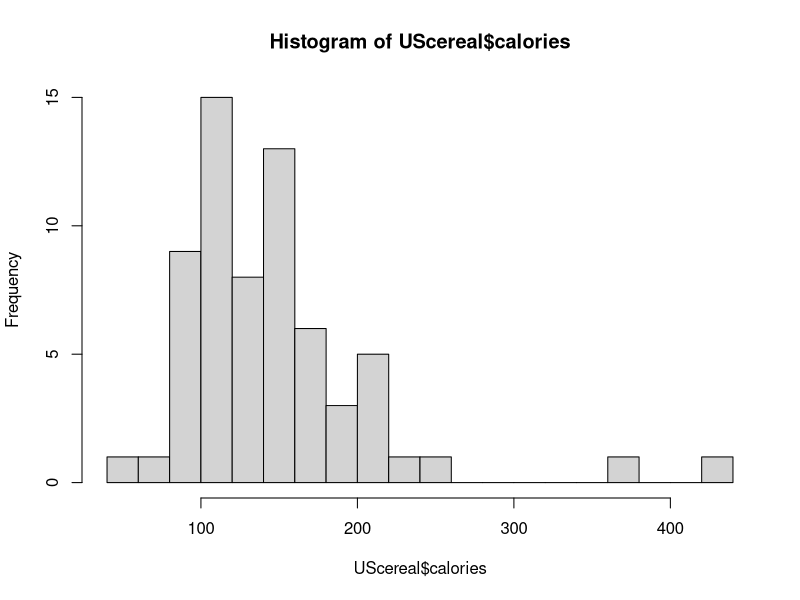
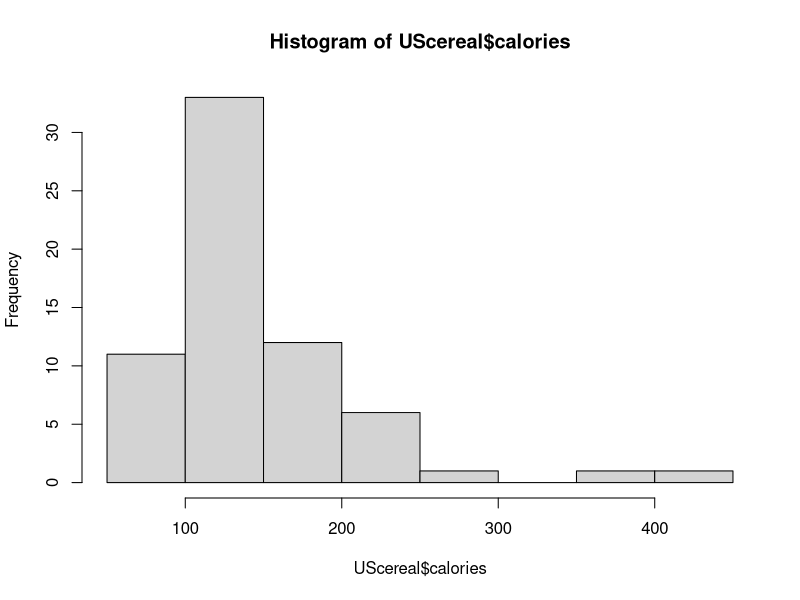
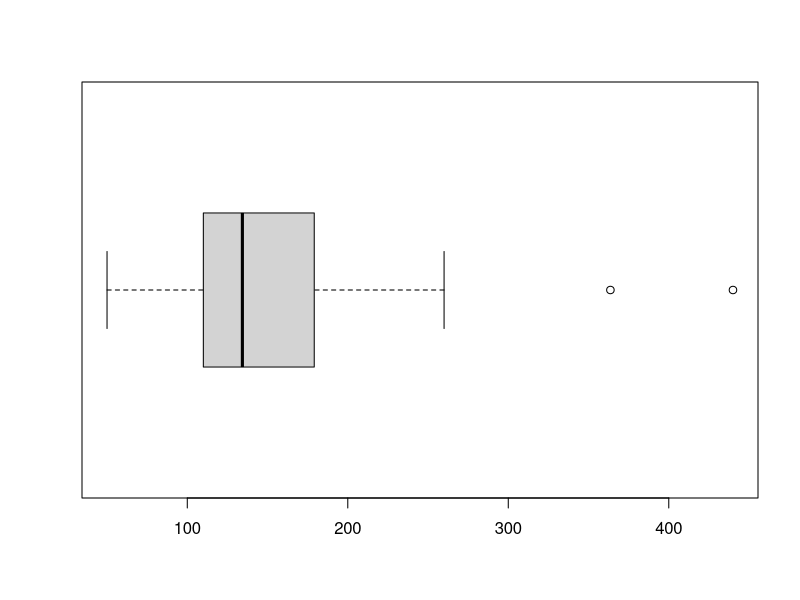
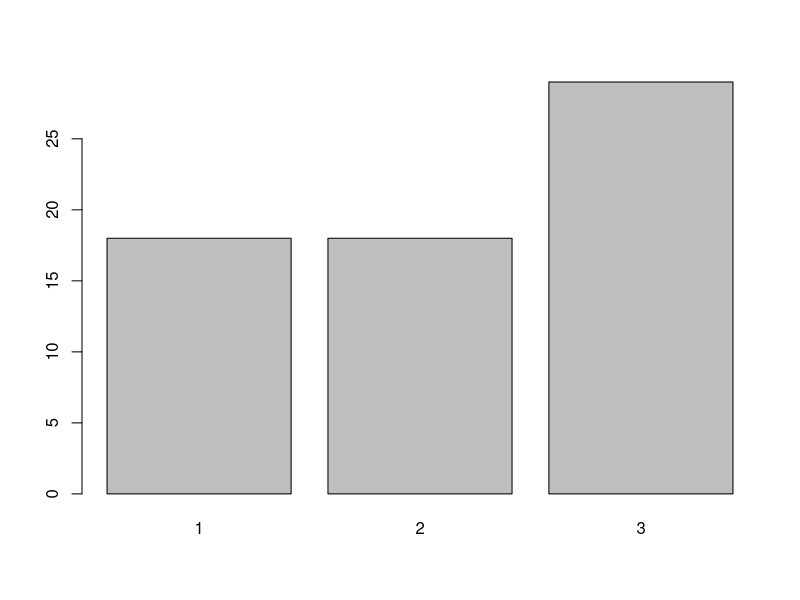
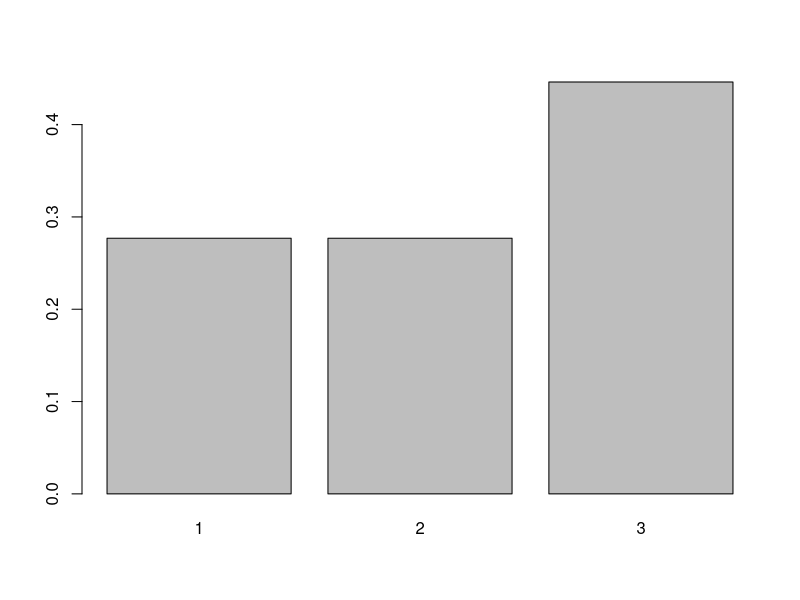
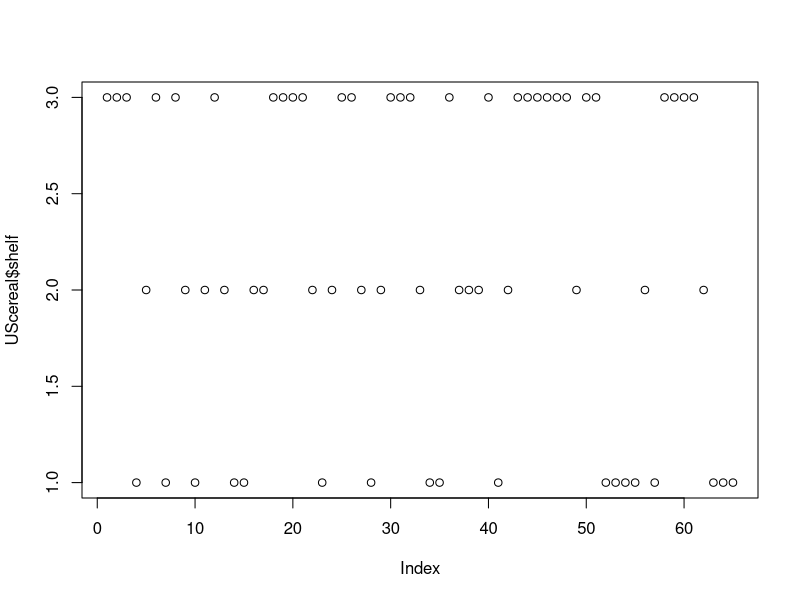
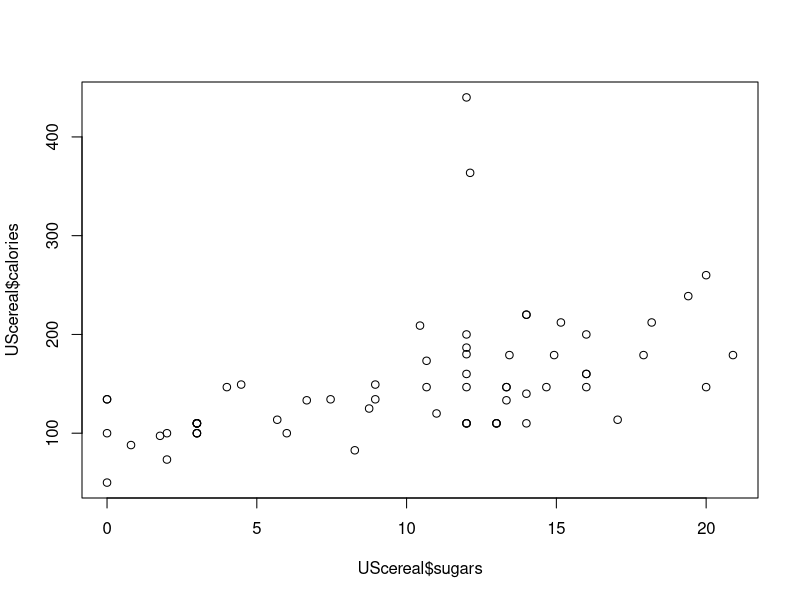
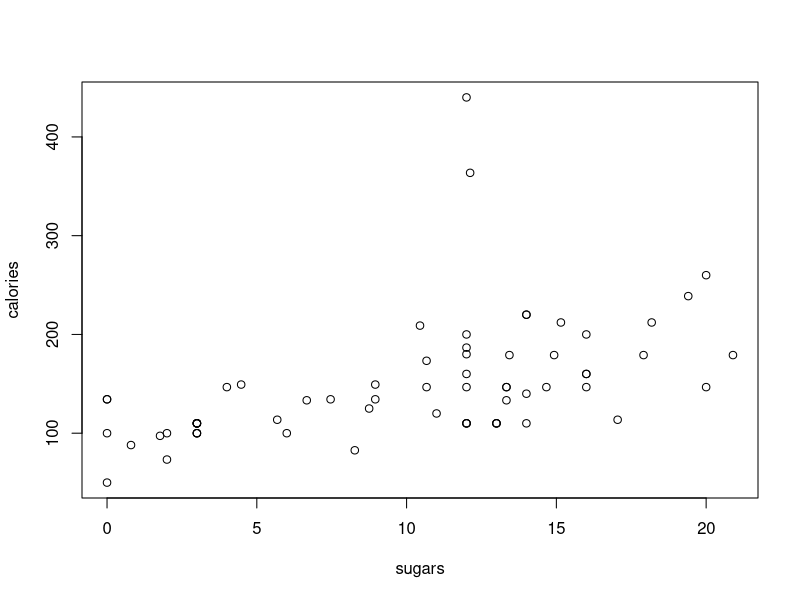

Recreate these plots in R, in order. (Note: this script raises an error after producing the figures.)

############################################################
# 四、利用基础绘图命令做统计图

if(!require(MASS)) install.packages("MASS")
data(UScereal)
head(UScereal)

############################################################
# A. 选择合适的统计图

# 单个连续变量的分布：One Continuous Variable

# Q: What is the Distribution of Variable X?
# Q: Is my Variable X normally distributed? Bimodal? Skewed?
# Q: Are there any outliers in my variable?

# Histogram
hist(UScereal$calories, breaks = 15)
hist(UScereal$calories, bin = 15)

# Boxplot
boxplot(UScereal$calories, horizontal = TRUE)


# 单个分类变量：One Categorical (Discrete) Variable

# Q: 各个类别是否均匀 evenly distributed?

barplot(table(UScereal$shelf))
barplot(prop.table(table(UScereal$shelf)))
plot(UScereal$shelf,type="p") # 没有意义

# 两个连续变量：Two Continuous Variables

# Q: Is there a relationship between Variable X and Variable Y?
# Q: If there is a relationship, is it linear? Quadratic? 

plot(x = UScereal$sugars, y = UScereal$calories)

plot(calories ~ sugars, data = UScereal) # formula notation

plot(UScereal[, c(2:8, 10)]) # 8个变量的scatterplot matrix


# 一个连续变量和一个分类变量
# One Continuous Variable and One Categorical Variable

# Q: Is the distribution of Variable Y, different across categories of Variable X?

boxplot(sugars ~ shelf, data = UScereal, horizontal = FALSE)

# 两个连续变量和一个分类变量
# Two Continuous Variables and One Categorical Variable

# Q: Is the relationship between Variable X and Y different across categories of Variable Z?

plot(calories ~ sugars, data = UScereal, col = shelf)

legend('topright', inset = .05, legend = c(3,2,1),
       fill = c('green', 'red', 'black'))


##################################################
# B.添加其他图形元素

##########################
# 1、添加标题
# 方法1：在plot中用ylab, xlab and main参数
#if(!require(MASS)) install.packages("MASS")
#data(UScereal)

plot(calories ~ sugars, data = UScereal, ylab = 'Calories',
     xlab = 'Sugars (grams)', main = 'Nutrition of a Single Cup of Cereal')

# 方法2 使用title function添加标题元素
# 此时plot中设定 ann=FALSE 抑制原轴标题
# Turn off axes and annotations (axis labels)

plot(calories ~ sugars, data = UScereal, ann = FALSE)

title(main = 'Nutrition of a Single Cup of Cereal', ylab = 'Calories',
      xlab = 'Sugars (grams)') # add afterwards

##########################
# 2、修改图例 legend
# 在plot后使用legend function
plot(calories ~ sugars, data = UScereal, col = shelf)
legend('topleft', inset = .05, legend = c(3,2,1),
       fill = c('green', 'red', 'black'))

#########################
# 修改点形状和颜色 Point Shape and Color 
# Tip: Changing color or shape of points can be used to represent the same dimension

plot(calories ~ sugars, data = UScereal, pch = 22)

# Set a color to a factor variable, and R will use default colors
plot(calories ~ sugars, data = UScereal, pch = 19, col = shelf, bg = shelf)
legend('topright', inset = .05, legend = c(3,2,1),
       fill = c('green', 'red', 'black'))


# Use a palette of defined colors
palette(c('#e5f5f9', '#99d8c9', '#2ca25f'))

plot(calories ~ sugars, data = UScereal, pch = 19, col = shelf, bg = shelf)

legend('topright', inset = .05, legend = c(3,2,1),
       fill = c('#e5f5f9', '#99d8c9', '#2ca25f'))

# 颜色结合形状
plot(calories ~ sugars, data = UScereal, pch = shelf,col=shelf)

#如何还原默认颜色序列呢？
?palette  ## 如何查看帮助讲解1
palette("default")
plot(calories ~ sugars, data = UScereal, col=shelf)

#########################
# 3、给点加标签 Label points
# Label points with the text function
plot(calories ~ sugars, data = UScereal, pch = 15)

text(UScereal$sugars, UScereal$calories, row.names(UScereal),
     col = "red", pos = 1, cex = .5)  ##可以测试学生帮助的使用1

# The pos argument(1,2,3,4) 点的下左上右
plot(calories ~ sugars, data = UScereal, pch = 15)
text(UScereal$sugars, UScereal$calories, UScereal$mfr, col = "blue", pos = 2)

# 标记极端值 Identify Outliers

#（1）. 选出极端案例，以之作标签
plot(calories ~ sugars, data = UScereal, pch = 19)

outliers <- UScereal[which(UScereal$calories > 300),]

text(outliers$sugars, outliers$calories - 15, labels = row.names(outliers))


#（2）. 交互式选点-不太好选(windows可能好一点)
plot(calories ~ sugars, data = UScereal, pch = 19)

identify(UScereal$carbo, UScereal$calories, n = 2, labels = row.names(UScereal))     


#（3）. 修改axis limits to remove outliers from view
plot(calories ~ sugars, data = UScereal, pch = 19, ylim = c(0, 325))

########################
# 4.修改图形元素大小(text size, point size, label size etc..)

# Use cex argument family
plot(calories ~ sugars, data = UScereal, pch = 19, ann = FALSE, cex = 1.5)
outliers <- UScereal[which(UScereal$calories > 300),]
text(outliers$sugars, outliers$calories - 15,
     labels = row.names(outliers), cex = .75)

title(main = 'Nutrition of a Single Cup of Cereal', ylab = 'Calories',
      xlab = 'Sugars (grams)', cex.main = 2, cex.lab = 1.5)

# 上面我们使用得最多的是plot函数
# 它还有哪些用法和设定？R帮助文件介绍2.

###################################################
#C. Combine Graphs into the Same Window
##通过par读图形参数进行全局设定
par(mfrow = c(2, 2))

boxplot(calories ~ shelf, data = UScereal)
hist(UScereal$calories, breaks = 15)
boxplot(sugars ~ shelf, data = UScereal)
hist(UScereal$sugars, breaks = 15)

# 保存图片
dev.print(png,file="file1.png",width=480,height=640)


# 还原图形布局为单张图片
par(mfrow = c(1, 1)) 

# 查看可选项
names(par())

# 查看参数
par("col")  # graphical parameters color

###################################################
#D、示例通过基础命令叠加元素形成一个复杂的图
# 生成两个向量
cars <- c(1, 3, 6, 4, 9)
trucks <- c(2, 5, 4, 5, 12)
# 取得取值范围
g_range <- range(0, cars, trucks)

#作图，抑制坐标轴和标题
plot(cars, type="o", col="blue", ylim=g_range, 
     axes=FALSE, ann=FALSE)

# 定义x标签（1，2，3，4下左上右）
axis(1, at=1:5, lab=c("Mon","Tue","Wed","Thu","Fri"))

# 定义Y标签
axis(2, las=1, at=4*0:g_range[2])

# Create box around plot
box()

# Graph trucks with red dashed line and square points
lines(trucks, type="o", pch=22, lty=2, col="red")

grid(nx=NA,ny=NULL,lwd=2)

#  主标题 red, bold/italic font
title(main="Autos", col.main="red", font.main=4)

# Label the x and y axes with dark green text
title(xlab="Days", col.lab=rgb(0,0.5,0))
title(ylab="Total", col.lab=rgb(0,0.5,0))

# 图例设定 
legend(1, g_range[2], c("cars","trucks"), cex=0.8, 
       col=c("blue","red"), pch=21:22, lty=1:2)


############################################################
# 五、绘图基础 (traditional S/R graphics)
############################################################
args(plot.default)  # default plot method
# 默认方法的内容  type="p"表示散点图
# 帮助文件中可以看各个参数有哪些选项
?plot
?plot.default

# points, lines, axes, frames

#windows()  # 打开独立的图形窗口  for windows system
X11() # for Mac system

plot(c(0, 1), c(0, 1), type="n", xlab="", ylab="")  # coordinate system

plot(c(0, 1), c(0, 1), type="n", xlab="", ylab="", axes=FALSE) # w/o axes

# 查看可选项
names(par())

# 查看参数
par("col")  # graphical parameters color


# 查看帮助
?par

# 例如，将作图窗口分为1行*2列
par(mfrow=c(1, 2))  # array of plots

###################################################
## 点线形状、轴标签、线型
# The pch argument changes the shape of the points
plot(1:25, pch=1:25, xlab="Symbol Number", ylab="")  # symbols

lines(1:25, type="b", lty="dashed") # type p l b c o s S h

## 字符、轴、外边框
plot(26:1, pch=letters, xlab="letters", ylab="",
     axes=FALSE, frame.plot=TRUE)
# no plot 
plot(c(1, 7), c(0, 1), type="o", axes=FALSE,  # lines
     xlab="Line Type (lty)", ylab="")

# add frame
box() 

###################################################
# 设置坐标轴方位、标签位置、线型
axis(1, at=1:6)  # x-axis 1 在南 2在西 3在北 4 在东
axis(2, at=c(0,0.5,1)) 

for (lty in 1:6) 
  lines(c(lty, lty, lty + 1), c(0, 0.5, 1), lty=lty)


# 坐标系、直线
plot(c(0, 1), c(0, 1), type="n", xlab="", ylab="")

abline(0, 1) # intercept and slope 加参照线
abline(c(1, -1), lty="dashed")  # 过两点
# horizontal and vertical lines: 
abline(h=seq(0, 1, by=0.1), v=seq(0, 1, by=0.1), col="gray")

###################################################
# # 标题 Titles 
plot(c(0, 1), c(0, 1), axes=FALSE, type="n", xlab="", ylab="",
     main="(a)",frame.plot=TRUE) 

# Tip: We want titles to meaningful, non-repetitive and include units when applicable

# 方法1：在plot中用ylab, xlab and main参数
if(!require(MASS)) install.packages("MASS")
data(UScereal)
plot(calories ~ sugars, data = UScereal, ylab = 'Calories',
     xlab = 'Sugars (grams)', main = 'Nutrition of a Single Cup of Cereal')


# 方法2 使用title function
# 此时plot中设定 ann=FALSE 抑制原轴标题
plot(calories ~ sugars, data = UScereal, ann = FALSE)
title(main = 'Nutrition of a Single Cup of Cereal', ylab = 'Calories',
      xlab = 'Sugars (grams)') # add afterwards

###################################################
# 图例 legend
# 在plot后使用legend function

plot(c(1,5), c(0,1), axes=FALSE, type="n", xlab="", ylab="",
     frame.plot=TRUE)

# 手工确定位置,字符，线型、符号、颜色
legend(locator(1), legend=c("group A", "group B", "group C"),
       lty=1:3, pch=1:3, col=c("blue", "green", "red"))

# 右上方
legend("topright", legend=c("group A", "group B", "group C"),
       lty=1:3, pch=1:3, col=c("blue", "green", "red"), inset=0.01)

plot(calories ~ sugars, data = UScereal, col = shelf)
legend('topright', inset = .05, legend = c(3,2,1),
       fill = c('green', 'red', 'black'))


###################################################
# # 文本位置
text(x=c(0.2, 0.5), y=c(0.2, 0.7),  
     c("example text", "another string"))

plot(c(0, 1), c(0, 1), axes=FALSE, type="n", xlab="", ylab="",
     frame.plot=TRUE, main="(b)")
# 手动添加left-click 3 times，请点击右侧图形三次。
text(locator(3), c("one", "two", "three"))  

locator() 
# 获得鼠标点击坐标，esc退出 


###################################################
# arrows and line segments（线段）
?arrows  # 可以查看可以设定的参数
# 箭头
plot(c(1, 5), c(0, 1), axes=FALSE, type="n", xlab="", ylab="")
arrows(x0=1:5, y0=rep(0.1, 5),   # 起点
       x1=1:5, y1=seq(0.3, 0.9, len=5), code=2) 
# 终点 已经箭头类型，1起点箭头,2终点箭头， 3两头有箭头，
title("(a) arrows")

# 线段
plot(c(1, 5), c(0, 1), axes=FALSE, type="n", xlab="", ylab="")
segments(x0=1:5, y0=rep(0.1, 5),
         x1=1:5, y1=seq(0.3, 0.9, len=5))
title("(b) segments")

# restore single panel
par(mfrow=c(1, 1)) 

###################################################
# 其他更漂亮的箭头（从略）
# nicer arrows: p.arrows() in the sfsmisc package
# note different arguments, unidirectional arrows
# question: how can you easily get bidirectional arrows?
# library(shape) 中的Arrows

if(!require(sfsmisc)) install.packages("sfsmisc")
plot(c(1, 5), c(0, 1), axes=FALSE, type="n", xlab="", ylab="")
p.arrows(x1=1:5, y1=rep(0.1, 5),
         x2=1:5, y2=seq(0.3, 0.9, len=5), fill="black")
# 反向箭头
p.arrows(x1=1:5, y1=seq(0.3, 0.9, len=5),
         x2=1:5, y2=rep(0.1, 5),
         fill="black")

# 多边形 polygon
plot(c(0, 1), c(0, 1), type="n", xlab="", ylab="")
polygon(c(0.2, 0.8, 0.8), c(0.2, 0.2, 0.8), col="red")
polygon(c(0.2, 0.2, 0.8), c(0.2, 0.8, 0.8))


####################################################
# curve

?plotmath   # 如何在图中输入公式

curve(x*cos(25/x), 0.01, pi, n=1000)

curve(sin, 0, 2*pi, ann=FALSE, axes=FALSE, lwd=2)
axis(1, pos=0, at=c(0, pi/2, pi, 3*pi/2, 2*pi),
     labels=c(0, expression(pi/2), expression(pi),
              expression(3*pi/2), expression(2*pi)))  # expression

axis(2, pos=0) # 坐标位置
curve(cos, add=TRUE, lty="dashed", lwd=2) # 添加到已有图上
legend(pi, 1, lty=1:2, lwd=2, legend=c("sine", "cosine"), bty="n")


#####################################################
# colors
pie(rep(1, length(palette())), col=palette())

palette()

# Hex 16进位： 0 1 2 ...9 A B C D E F
# 00 表示0， FF=16^2-1
# RGB原色 TT 透明度
rainbow(10) # "#RRGGBBTT" (red, green, blue, transparency)
pie(rep(1, 10), col=rainbow(10))

# 设定特定的颜色
pie(rep(1, 3), col=c("#FF0000FF","#00FF00FF","#0000FFFF"))

# 不同的灰
gray(0:9/9) # "#RRGGBB"
pie(rep(1, 10), col=gray(0:9/9))

# 定义好的color
length(colors())
head(colors(), 20) # first 20 named colors
pie(rep(1, 40), labels=head(colors(), 40), col=head(colors(), 40))


# for palettes based on psychophysical principles, see colorspace package

######################################################
# 利用这些基础命令，可以做出各种各样的示意图来
######################################################
# 标准正态分布示意图1（标定取值大于1.96部分带阴影）

# 设定边距
oldpar <- par(mar = c(5, 6, 4, 2) + 0.1)    # leave room on the left
oldpar  # old parameter saved
# z 1000个取值
z <- seq(-4, 4, length=1000)
# 密度取值
p <- dnorm(z)
# 作图
plot(z, p, type="l", lwd=2,
     main=expression("The Standard Normal Density Function" ~~ phi(z)),  ## 加空格用符号 ~~
     ylab=expression(phi(z) ==
                       frac(1, sqrt(2*pi)) * ~~ e^- ~~ frac(z^2, 2)))
abline(h=0, col="gray")
abline(v=0, col="gray")
# 可以一次添加两条线 abline(h=0, v=0 ), col="gray")
# 增加面积部分，得到坐标
z0 <- z[z >= 1.96]    # define region to fill
# 左侧起点
z0 <- c(z0[1], z0)
# 上方点，加一个0
p0 <- p[z >= 1.96]
p0 <- c(0, p0)

# 画出阴影部分
polygon(z0, p0, col="gray")
# 手工确定示意公式标签的头尾首尾位置
coords <- locator(2)  

arrows(coords$x[1], coords$y[1], coords$x[2], coords$y[2], code=1,
       length=0.125)
text(coords$x[2], coords$y[2], pos=3,   # text above tail of arrow
     expression(integral(phi(z)*dz, 1.96, infinity) == .025))

##########################
#标准正态分布示意图1（标定-3-3整数位置上的竖线）

par(oldpar)  # restore graphics parameters

# 利用上面参数画出合适大小的空画布
plot(z, p, type="n", xlab="", ylab="", axes=FALSE,
     main=expression("The Standard Normal Density Function" ~~ phi(z)))

# 坐标轴
axis(1, pos=0, at=-3:3)
abline(h=0)
axis(2, pos=0, at=.1*1:3)
abline(v=0)

# 曲线
curve(dnorm, -4, 4, n=1000, add=TRUE, lwd=2)

# 轴标签和曲线标签放在什么位置
text(locator(2), c("z", expression(phi(z))), xpd=TRUE)
# 画出竖直线
for (z0 in -3:3) lines(c(z0, z0), c(0, dnorm(z0)), lty=2)


#####################
# explaining nearest-neighbour kernel regression
# 示例核平滑的算法
oldpar <- par(mfrow=c(2,2), las=1)   # 2 x 2 array of graphs

library(car) # for data

UN <- na.omit(UN)
gdp <- UN$gdp
infant <- UN$infant.mortality
ord <- order(gdp)   # 得到GDP的位次，作为排序依据
gdp <- gdp[ord]
infant <- infant[ord]

x0 <- gdp[150]          # focal x = x_(150)
dist <- abs(gdp - x0)   # distance from focal x
h <- sort(dist)[95]     # bandwidth for span of .5 (where n = 190)
pick <- dist <= h       # observations within window

# upper-left panel

plot(gdp, infant, xlab="GDP per Capita", ylab="Infant-Mortality Rate",
     type="n", main="(a) Observations Within the Window\nspan = 0.5")
points(gdp[pick], infant[pick], col="blue")
points(gdp[!pick], infant[!pick], col=gray(0.75))
abline(v=x0, col="red")    # focal x
abline(v=c(x0 - h, x0 + h, col="blue"), lty=2)  # window
text(x0, par("usr")[4] + 10, expression(x[(150)]), xpd=TRUE, col="red") 
# above plotting region

# upper-right panel

plot(range(gdp), c(0,1), xlab="GDP per Capita",
     ylab="Tricube Kernel Weight",
     type="n", main="(b) Tricube Weights")
abline(v=x0, col="red")
abline(v=c(x0 - h, x0 + h), lty=2, col="blue")

# function to calculate tricube weights

tricube <- function(x, x0, h) {
  z <- abs(x - x0)/h
  ifelse(z < 1, (1 - z^3)^3, 0)
}

tc <- function(x) tricube(x, x0, h) # to use with curve

curve(tc, min(gdp), max(gdp), n=1000, lwd=2, add=TRUE)
points(gdp[pick], tricube(gdp, x0, h)[pick], col="blue", pch=16)
abline(h=c(0, 1), col="gray")

# lower-left panel

plot(gdp, infant, xlab="GDP per Capita", ylab="Infant-Mortality Rate",
     type="n", main="(c) Weighted Average (Kernal Estimate)")
points(gdp[pick], infant[pick], col="blue")
points(gdp[!pick], infant[!pick], col=gray(0.75))
abline(v=x0, col="red")
abline(v=c(x0 - h, x0 + h), lty=2, col="blue")
yhat <- weighted.mean(infant, w=tricube(gdp,  x0, h))  # kernel estimate
lines(c(x0 - h, x0 + h), c(yhat, yhat), lwd=3, col="red") # line at kernel estimate
text(x0, yhat, expression(widehat(y)[(150)]), adj=c(0, 0), col="red")

# lower-right panel

plot(gdp, infant, xlab="GDP per Capita", ylab="Infant-Mortality Rate",
     main="(d) Complete Kernel Estimate")
yhat <- numeric(length(gdp))
for (i in 1:length(gdp)){   # kernel estimate at each x
  x0 <- gdp[i]
  dist <- abs(gdp - x0)
  h <- sort(dist)[95]
  yhat[i] <- weighted.mean(infant, w=tricube(gdp, x0, h))
}
lines(gdp, yhat, lwd=2, col="red")

par(oldpar)  # restore plotting parameters

#######################################################
#一页多图，位置的细节性调整
# using par(mfrow=c(m, n))

par(mfrow=c(2, 2))

# 二次函数+随机波动
x <- seq(0, 1, length=200)
Ey <- rev(1 - x^2)
y <- Ey + 0.1*rnorm(200)
plot(x, y, axes=FALSE, frame=TRUE, main="(a) monotone, simple", 
     cex.main=1, xlab="", ylab="")
lines(x, Ey, lwd=2)
mtext("x", side=1, adj=1)
mtext("y ", side=2, at=max(y), las=1)

# 对数函数+随机波动
x <- seq(0.02, 0.99, length=200)
Ey <- log(x/(1 - x))
y <- Ey + 0.5*rnorm(200)
plot (x, y, axes=FALSE, frame=TRUE, main="(b) monotone, not simple", 
      cex.main=1, xlab="", ylab="")
lines(x, Ey, lwd=2)
mtext("x", side=1, adj=1)
mtext("y ", side=2, at=max(y), las=1)

# 二次函数+随机波动
x <- seq(0.2, 1, length=200)
Ey <- (x - 0.5)^2
y <- Ey + 0.04*rnorm(200)
plot(x, y, axes=FALSE, frame=TRUE, main="(c) non-monotone, simple", 
     cex.main=1, xlab="", ylab="")
lines(x, Ey, lwd=2)
mtext("x", side=1, adj=1)
mtext("y ", side=2, at=max(y), las=1)

# 上图布局不平衡，下面试图将第三个图放在正中间

# 先设定边缘间距：外边框 行数，留给顶端标题，四边
par(oma=c(0, 0, 1, 0), mar=c(2, 3, 3, 2)) 

# 重新做上面三个图、修改了一些特征，如点的颜色改灰
# 左上图
par(fig=c(0, .5, .5, 1))
# 数字表示比例，横向放在0-0.5。纵向放在0.5-1
# par(fig=c(x1, x2, y1, y2))

x <- seq(0, 1, length=200)
Ey <- rev(1 - x^2)
y <- Ey + 0.1*rnorm(200)
plot(x, y, axes=FALSE, frame=TRUE, main="(a) monotone, simple", 
     cex.main=1, xlab="", ylab="", col="gray", cex=0.75)
lines(x, Ey, lwd=2)
mtext("x", side=1, adj=1)
mtext("y ", side=2, at=max(y), las=1)

# 右上图 
par(fig=c(.5, 1, .5, 1)) # top-right panel
par(new=TRUE)  # 在原图中开一个新窗口
x <- seq(0.02, 0.99, length=200)
Ey <- log(x/(1 - x))
y <- Ey + 0.5*rnorm(200)
plot (x, y, axes=FALSE, frame=TRUE, main="(b) monotone, not simple", 
      cex.main=1, xlab="", ylab="", col="gray", cex=0.75)
lines(x, Ey, lwd=2)
mtext("x", side=1, adj=1)
mtext("y ", side=2, at=max(y), las=1)

# 下方图
par(fig=c(.25, .75, 0, .5)) # bottom panel
par(new=TRUE)
x <- seq(0.2, 1, length=200)
Ey <- (x - 0.5)^2
y <- Ey + 0.04*rnorm(200)
plot(x, y, axes=FALSE, frame=TRUE, main="(c) non-monotone, simple", 
     cex.main=1, xlab="", ylab="", col="gray", cex=0.75)
lines(x, Ey, lwd=2)
mtext("x", side=1, adj=1)
mtext("y ", side=2, at=max(y), las=1)
title("Nonlinear Relationships", outer=TRUE) # 标题

# clean up
remove(list=objects())  
par(mfrow=c(1, 1))
par(mar = c(5, 6, 4, 2) + 0.1)

###################################################
# 通过叠加元素形成一个复杂的图
# 生成两个向量
cars <- c(1, 3, 6, 4, 9)
trucks <- c(2, 5, 4, 5, 12)
# 取得取值范围
g_range <- range(0, cars, trucks)

#作图，抑制坐标轴和标题
plot(cars, type="o", col="blue", ylim=g_range, 
     axes=FALSE, ann=FALSE)

# 定义x标签（1，2，3，4下左上右）
axis(1, at=1:5, lab=c("Mon","Tue","Wed","Thu","Fri"))

# 定义Y标签
axis(2, las=1, at=4*0:g_range[2])

# Create box around plot
box()

# Graph trucks with red dashed line and square points
lines(trucks, type="o", pch=22, lty=2, col="red")

grid(nx=NA,ny=NULL,lwd=2)

#  主标题 red, bold/italic font
title(main="Autos", col.main="red", font.main=4)

# Label the x and y axes with dark green text
title(xlab="Days", col.lab=rgb(0,0.5,0))
title(ylab="Total", col.lab=rgb(0,0.5,0))

# 图例设定 
legend(1, g_range[2], c("cars","trucks"), cex=0.8, 
       col=c("blue","red"), pch=21:22, lty=1:2)
